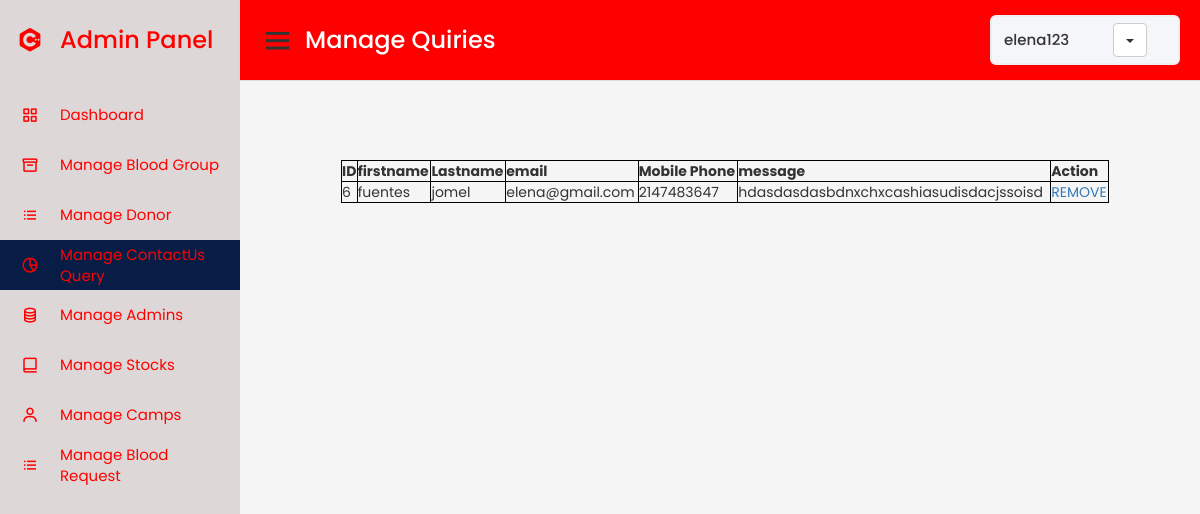
Page /Admin/managecquery.php (signed in) on the committed database.
### tables this page shows
CREATE TABLE `contact_us` (
  `id` int(11) NOT NULL,
  `firstname` varchar(50) NOT NULL,
  `lastname` varchar(50) NOT NULL,
  `email` varchar(50) NOT NULL,
  `phone` int(12) NOT NULL,
  `message` tinytext NOT NULL
);

### Admin/managecquery.php (the view, shortened to what this page needs)
<?php
require_once('./includes/db_connect.inc');
?>
<!DOCTYPE html>
<html lang="en" dir="ltr">
  <head>
    <link rel="stylesheet" href="./admin.css">
    <link href='https://unpkg.com/boxicons@2.0.7/css/boxicons.min.css' rel='stylesheet'>
    <link rel="stylesheet" href="https://maxcdn.bootstrapcdn.com/bootstrap/3.4.1/css/bootstrap.min.css">
   </head>
<body>
  <div class="sidebar" style="  background-color: #DDD7D7;">
    <div class="logo-details">
      <i class='bx bxl-c-plus-plus'  style= "color:red;"></i>
      <span class="logo_name" style= "color:red;">Admin Panel</span>
    </div>
      <ul class="nav-links" >
        <li>
          <a href="./admin_dashboard.php" >
            <i class='bx bx-grid-alt'  style= "color:red;"></i>
            <span class="links_name"  style= "color:red;">Dashboard</span>
          </a>
        </li>
        <li >
          <a href="./manageblood.php">
            <i class='bx bx-box'  style= "color:red;"></i>
            <span class="links_name" style= "color:red;">Manage Blood Group</span>
          </a>
        </li>
        <li>
          <a href="./managedonor.php">
            <i class='bx bx-list-ul'  style= "color:red;" ></i>
            <span class="links_name"  style= "color:red;">Manage Donor</span>
          </a>
        </li>
        <li>
          <a href="#" class="active">
            <i class='bx bx-pie-chart-alt-2' style= "color:red;" ></i>
            <span class="links_name"  style= "color:red;">Manage ContactUs <br> Query</span>
          </a>
        </li>
        <li>
          <a href="./manageadmin.php">
            <i class='bx bx-coin-stack'  style= "color:red;"></i>
            <span class="links_name" style= "color:red;">Manage Admins</span>
          </a>
        </li>
        <li>
          <a href="./managestock.php">
            <i class='bx bx-book-alt'  style= "color:red;"></i>
            <span class="links_name" style= "color:red;">Manage Stocks</span>
          </a>
        </li>
        <li>
          <a href="./managecamps.php">
            <i class='bx bx-user'  style= "color:red;"></i>
            <span class="links_name" style= "color:red;">Manage Camps</span>
          </a>
        </li>
        <li>
        <a href="./managerequest.php">
            <i class='bx bx-list-ul'  style= "color:red;" ></i>
            <span class="links_name"  style= "color:red;">Manage Blood <br>Request</span>
          </a>
        </li>
      </ul>
  </div>
  <section class="home-section" >
    <nav style= "background-color:red;">
      <div class="sidebar-button">
        <i class='bx bx-menu sidebarBtn'></i>
        <span class="dashboard" id="ok">Manage Quiries</span>
      </div>
      <div class="profile-details">
        <span class="admin_name"> <?php echo $_SESSION["username"]; ?></span>
        <div class="dropdown">
              <button style="margin-left:100%;" class="btn btn-default dropdown-toggle" type="button" data-toggle="dropdown">
              <span class="caret"></span></button>
            </div>
        </div>
    </nav> <br><br><br><br><br> <br> <br><br>
<center><section>
<?php
$qry="select * from contact_us";
$result=mysqli_query($conn,$qry);
echo"<table border='2'    >
<tr>
<th>ID</th>
<th>firstname</th>
<th>Lastname</th>
<th>email</th>
<th>Mobile Phone</th>
<th>message</th>
<th>Action</th>
</tr>";
while($row=mysqli_fetch_array($result)){
echo"<tr>
<td>".$row['id']."</td>
<td>".$row['firstname']."</td>
<td>".$row['lastname']."</td>
<td>".$row['email']."</td>
<td>".$row['phone']."</td>
<td>".$row['message']."</td>
<td><a href='./removecquery.php?id=".$row['id']."'>REMOVE</a></td>
</tr>";
}
?>
</section></center>
  </section>
</body>
</html>

### Admin/admin.css (style rules this page uses)
* { margin: 0; padding: 0; box-sizing: border-box; font-family: 'Poppins', sans-serif; }
body { background-image: url('./userimages/lood.jpg'); }
.sidebar { position: fixed; height: 100%; width: 240px; background: #0A2558; transition: all 0.5s ease; }
.sidebar .logo-details { height: 80px; display: flex; align-items: center; }
.sidebar .logo-details i { font-size: 28px; font-weight: 500; color: #fff; min-width: 60px; text-align: center }
.sidebar .logo-details .logo_name { color: #fff; font-size: 24px; font-weight: 500; }
.sidebar .nav-links { margin-top: 10px; }
.sidebar .nav-links li { position: relative; list-style: none; height: 50px; }
.sidebar .nav-links li a { height: 100%; width: 100%; display: flex; align-items: center; text-decoration: none; transition: all 0.4s ease; }
.sidebar .nav-links li a.active { background: #081D45; }
.sidebar .nav-links li i { min-width: 60px; text-align: center; font-size: 18px; color: #fff; }
.sidebar .nav-links li a .links_name { color: #fff; font-size: 15px; font-weight: 400; white-space: nowrap; }
.home-section { position: relative; background: #f5f5f5; min-height: 100vh; width: calc(100% - 240px); left: 240px; transition: all 0.5s ease; }
.home-section nav { display: flex; justify-content: space-between; height: 80px; background: #fff; display: flex; align-items: center; position: fixed; width: calc(100% - 240px); left: 240px; z-index: 100; padding: 0 20px; box-shadow: 0 1px 1px rgba(0, 0, 0, 0.1); transition: all 0.5s ease; }
.home-section nav .sidebar-button { display: flex; align-items: center; font-size: 24px; font-weight: 500; }
nav .sidebar-button i { font-size: 35px; margin-right: 10px; }
.home-section nav .profile-details { display: flex; align-items: center; background: #F5F6FA; border: 2px solid #EFEEF1; border-radius: 6px; height: 50px; min-width: 190px; padding: 0 15px 0 2px; }
nav .profile-details .admin_name { font-size: 15px; font-weight: 500; color: #333; margin: 0 10px; white-space: nowrap; }
#ok { color: white; }
table, td, th { border: 1px solid black; text-align: left; }
table { border-collapse: collapse; width: 80%; margin-left: 10px; }
th, td { padding: 15px; }

### rows in the picture
contact_us: id "6", firstname "fuentes", lastname "jomel", email "elena@gmail.com", phone "2147483647", message "hdasdasdasbdnxchxcashiasudisdacjssoisd"

### other values in the picture
$_SESSION["username"] "elena123"
